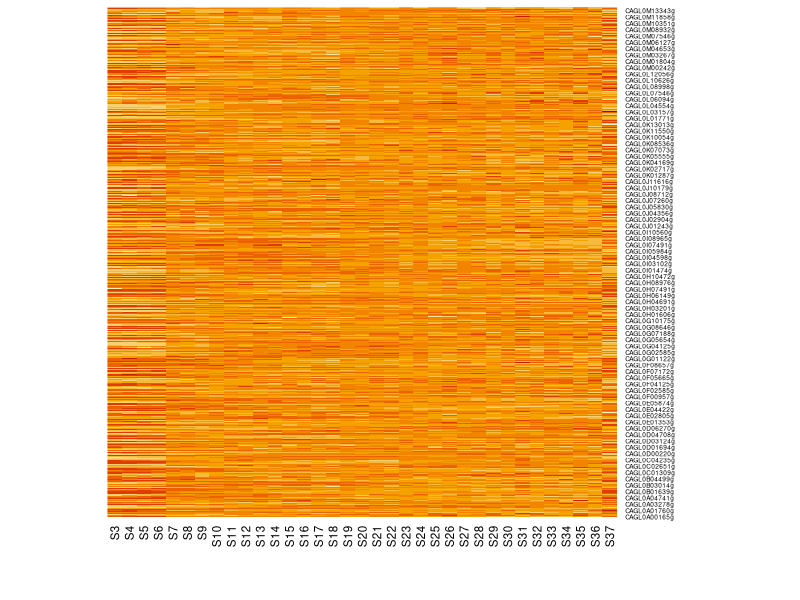

This chart was generated by the following R code: (Note: this script raises an error after producing the figure.)
## ---- chunk 1
##prelims
setwd("data/")  
orig_normalized_counts<-read.table(file = 'Ex009_normalized_log2_read_counts.tsv', sep = '\t', header = TRUE)
orig_raw_counts<-read.table(file = 'Ex009_reads_per_transcript_filtered_2018-12-02.txt', sep = '\t', header = TRUE)

##subsets the data (removes gene and prime rows)
myvars <- c("S3", "S4", "S5", "S6", "S7", "S8", "S9", "S10", "S11", "S12", "S13", "S14", "S15", "S16", "S17", "S18", "S19", "S20", "S21", "S22", "S23", "S24", "S25", "S26", "S27", "S28", "S29", "S30", "S31", "S32", "S33", "S34", "S35", "S36", "S37")
normalized_counts <- orig_normalized_counts[myvars]

##IMPORANT CODE FOR LATER PROJECTS (sets rownames of normalized_counts as the values in the gene column of orig_normalized_counts)
rownames(normalized_counts) <- orig_normalized_counts$gene

##heatmap
heatmap(as.matrix(normalized_counts), Colv = NA, Rowv = NA)

##this heatmap has data of ~5000 genes, and not all of them are related to pho4. 
##In order to make sense of the data, the data should be subset to only show pho4-related genes

##only pho4 genes dataset
CglabPHO4WT<-C_glabrataGRP_Phosphate_Genes_7302020
rm(C_glabrataGRP_Phosphate_Genes_7302020)

##formatting and subsetting this new dataset
reduced_normalized_counts<-CglabPHO4WT[myvars]
rownames(reduced_normalized_counts) <- CglabPHO4WT$gene

##heatmap
heatmap(as.matrix(reduced_normalized_counts), Colv = NA, Rowv = NA)

##this is a weird heatmap, and I can't really see any correlations... need to ask about this
